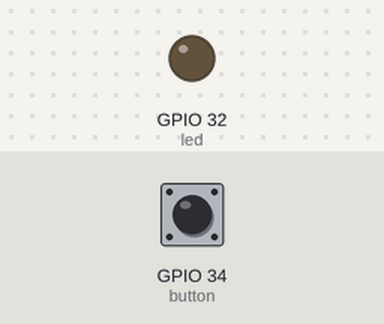
The sketch below on a simulated ESP32. Parts: output pins drawn as LEDs (lit = HIGH). The inputs (shaded band) are chosen by the test bench; at power-on: GPIO 34 (button) HIGH. WiFi joins after 1.5 s; servers stay silent unless stated; no MQTT or app messages arrive unless stated; what the sketch prints to the serial monitor is not drawn.

Above: at 2.7 s.
2.8 s: GPIO 34 (button) pulled LOW for 0.15 s
At 4.1 s:
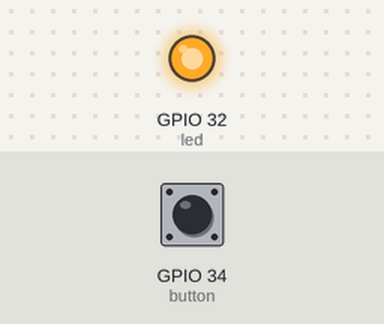
4.5 s: GPIO 34 (button) pulled LOW for 1 s
At 6.7 s:
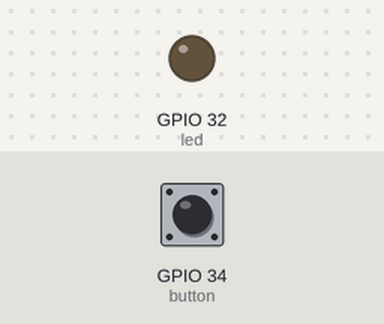
7.0 s: GPIO 34 (button) pulled LOW for 3.2 s
At 11.4 s:
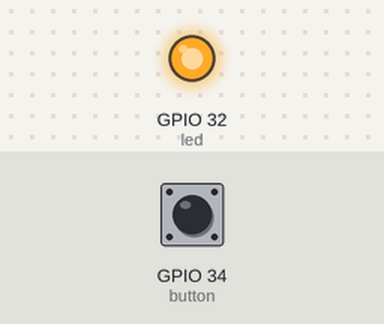
11.7 s: GPIO 34 (button) pulsed LOW 2 times (0.12 s each, 0.3 s apart)
At 12.02 s:
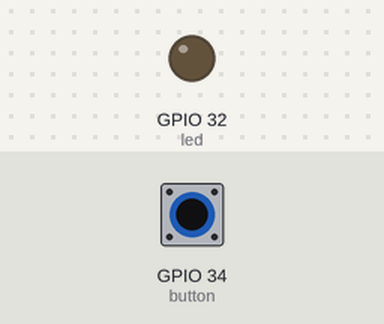
15.3 s: GPIO 34 (button) pulsed LOW 2 times (0.12 s each, 0.3 s apart)
At 16.4 s:
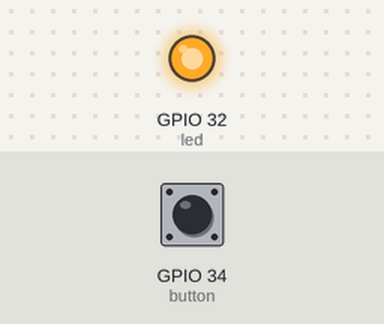
Timing chart, 0 to 18.3 s (numbered marks = the images above; inputs shaded):
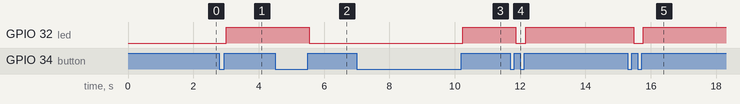

The sketch:

linha_producao.ino
```cpp
/*
 * ============================================================
 *  SIMULADOR DE LINHA DE PRODUÇÃO — ESP32
 *  Base: exemplo.ino (LED GPIO 32, botão GPIO 34)
 *  Acréscimo: WiFi + MQTT + geração de dados dos carros
 *
 *  Dependências (Library Manager):
 *    - PubSubClient  (Nick O'Leary)
 *    - ArduinoJson   (Benoit Blanchon)
 * ============================================================
 */

#include <WiFi.h>
#include <PubSubClient.h>
#include <ArduinoJson.h>

// ============================================================
//  PINOS — mantidos do exemplo.ino
// ============================================================

int led    = 32;
int button = 34;
bool state = false;

// ============================================================
//  CONFIGURAÇÕES WiFi / MQTT — ajuste conforme seu ambiente
// ============================================================

const char* WIFI_SSID      = "WIFI_ADM_CFP402";
const char* WIFI_PASSWORD  = "ac4ce0ss2";

const char* MQTT_BROKER    = "10.109.3.9";  // IP do host com o broker
const int   MQTT_PORT      = 1883;
const char* MQTT_TOPIC     = "senai/pii_toy";
const char* MQTT_CLIENT_ID = "esp32-linha-producao";

// ============================================================
//  PARÂMETROS DA LINHA
// ============================================================

const int QTD_CARROS  = 10;
const int NUM_ETAPAS  = 6;

const char* ETAPAS[NUM_ETAPAS] = {
  "MONTAGEM_ESTRUTURAL",
  "PINTURA",
  "INSTALACAO_MOTOR",
  "ACABAMENTO_INTERNO",
  "INSPECAO_FINAL",
  "LIBERACAO_TRANSPORTE"
};

const int TEMPOS_ETAPA[NUM_ETAPAS] = { 3, 5, 4, 6, 3, 2 };

// ============================================================
//  ESTADO DA LINHA
// ============================================================

int  linha[NUM_ETAPAS];
int  tempo_restante[NUM_ETAPAS];
int  carro_atual        = 1;
int  carros_finalizados = 0;
bool simulacao_ativa    = false;

unsigned long ultimo_tick = 0;
const unsigned long TICK_MS = 1000;

// ============================================================
//  OBJETOS WiFi / MQTT
// ============================================================

WiFiClient   wifiClient;
PubSubClient mqttClient(wifiClient);

// ============================================================
//  FUNÇÕES AUXILIARES
// ============================================================

void conectar_wifi() {
  Serial.print("[WiFi] Conectando a ");
  Serial.println(WIFI_SSID);
  WiFi.begin(WIFI_SSID, WIFI_PASSWORD);
  while (WiFi.status() != WL_CONNECTED) {
    delay(500);
    Serial.print(".");
  }
  Serial.println();
  Serial.print("[WiFi] IP: ");
  Serial.println(WiFi.localIP());
}

void conectar_mqtt() {
  while (!mqttClient.connected()) {
    Serial.print("[MQTT] Conectando...");
    if (mqttClient.connect(MQTT_CLIENT_ID)) {
      Serial.println(" OK");
    } else {
      Serial.print(" Falhou (rc=");
      Serial.print(mqttClient.state());
      Serial.println("). Tentando em 3s...");
      delay(3000);
    }
  }
}

void gerar_chassi(int n, char* buf, size_t buf_size) {
  snprintf(buf, buf_size, "CHASSI_%05d", n);
}

void publicar(const char* chassi, const char* etapa, const char* status) {
  if (!mqttClient.connected()) {
    conectar_mqtt();
  }

  StaticJsonDocument<256> doc;
  doc["chassi"]    = chassi;
  doc["etapa"]     = etapa;
  doc["status"]    = status;
  doc["timestamp"] = millis();

  char payload[256];
  serializeJson(doc, payload);

  mqttClient.publish(MQTT_TOPIC, payload);
  Serial.println(payload);
}

void resetar_linha() {
  for (int i = 0; i < NUM_ETAPAS; i++) {
    linha[i]          = -1;
    tempo_restante[i] = 0;
  }
  carro_atual        = 1;
  carros_finalizados = 0;
}

void tick_simulacao() {
  for (int i = NUM_ETAPAS - 1; i >= 0; i--) {
    if (linha[i] != -1) {
      tempo_restante[i]--;

      if (tempo_restante[i] <= 0) {
        char chassi[16];
        gerar_chassi(linha[i], chassi, sizeof(chassi));
        publicar(chassi, ETAPAS[i], "Finalizado");

        if (i == NUM_ETAPAS - 1) {
          carros_finalizados++;
          linha[i] = -1;
        } else {
          if (linha[i + 1] == -1) {
            linha[i + 1]          = linha[i];
            tempo_restante[i + 1] = TEMPOS_ETAPA[i + 1];
            gerar_chassi(linha[i + 1], chassi, sizeof(chassi));
            publicar(chassi, ETAPAS[i + 1], "Iniciado");
            linha[i] = -1;
          }
        }
      }
    }
  }

  if (carro_atual <= QTD_CARROS && linha[0] == -1) {
    linha[0]         = carro_atual;
    tempo_restante[0] = TEMPOS_ETAPA[0];
    char chassi[16];
    gerar_chassi(carro_atual, chassi, sizeof(chassi));
    publicar(chassi, ETAPAS[0], "Iniciado");
    carro_atual++;
  }

  if (carros_finalizados >= QTD_CARROS) {
    simulacao_ativa = false;
    Serial.println("[LINHA] Simulacao finalizada.");
    // LED apaga quando termina (igual ao exemplo: state false = LOW)
    state = false;
    digitalWrite(led, LOW);
  }
}

// ============================================================
//  SETUP
// ============================================================

void setup() {
  pinMode(button, INPUT);
  pinMode(led, OUTPUT);
  Serial.begin(9600);   // mantido do exemplo.ino

  conectar_wifi();
  mqttClient.setBufferSize(512);
  mqttClient.setServer(MQTT_BROKER, MQTT_PORT);
  conectar_mqtt();

  Serial.println("=== LINHA DE PRODUCAO ESP32 ===");
  Serial.println("Pressione o botao para iniciar/parar.");
}

// ============================================================
//  LOOP
// ============================================================

void loop() {

  // --- Lógica do botão (igual ao exemplo.ino) ---
  if (!digitalRead(button)) {
    while (!digitalRead(button));
    delay(50);  // debounce
    state = !state;

    if (state) {
      // Botão ligou: inicia simulação
      resetar_linha();
      simulacao_ativa = true;
      ultimo_tick     = millis();
      Serial.println("[LINHA] Iniciada.");
    } else {
      // Botão desligou: para simulação
      simulacao_ativa = false;
      Serial.println("[LINHA] Parada pelo botao.");
    }
  }

  // LED reflete o state (igual ao exemplo.ino)
  digitalWrite(led, state ? HIGH : LOW);

  // --- MQTT keepalive ---
  if (!mqttClient.connected()) {
    conectar_mqtt();
  }
  mqttClient.loop();

  // --- Tick da linha (1x por segundo, só se ativa) ---
  if (simulacao_ativa) {
    unsigned long agora = millis();
    if (agora - ultimo_tick >= TICK_MS) {
      ultimo_tick = agora;
      tick_simulacao();
    }
  }
}
```

Measured:
- after the input at 2.8 s, GPIO 32 (led): LOW → HIGH after 0.20 s
- after the input at 4.5 s, GPIO 32 (led): HIGH → LOW after 1.1 s
- after the input at 7.0 s, GPIO 32 (led): LOW → HIGH after 3.3 s
- after the input at 11.7 s, GPIO 32 (led): HIGH → LOW after 0.17 s, → HIGH 0.30 s later
- after the input at 15.3 s, GPIO 32 (led): HIGH → LOW after 0.17 s, → HIGH 0.30 s later
